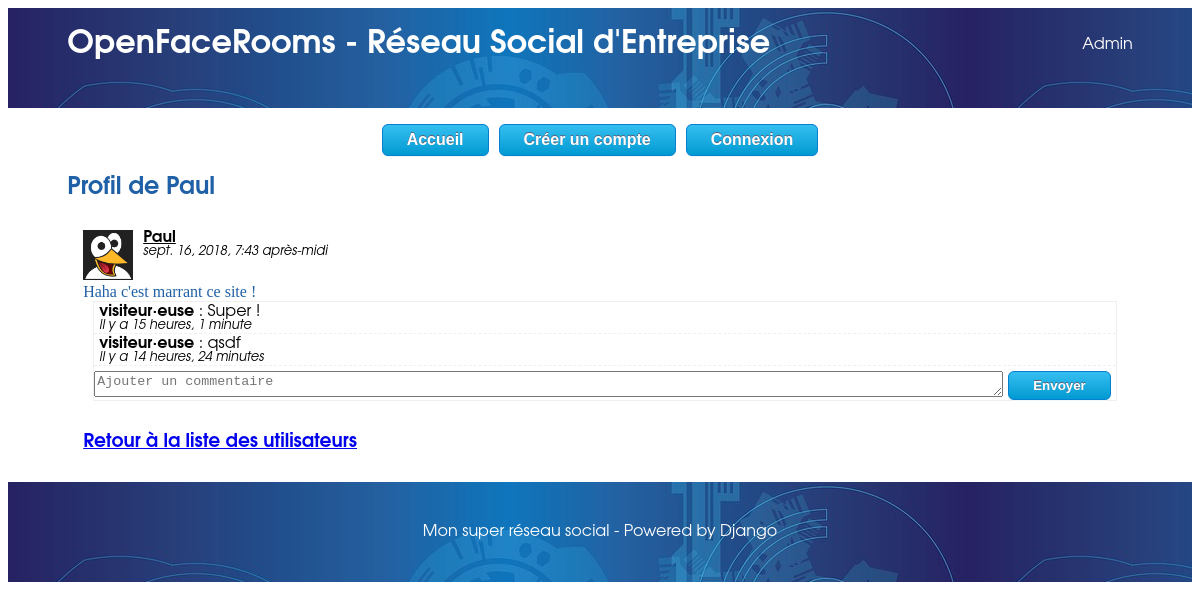
/utilisateur/1, run on an earlier commit of the app's database.
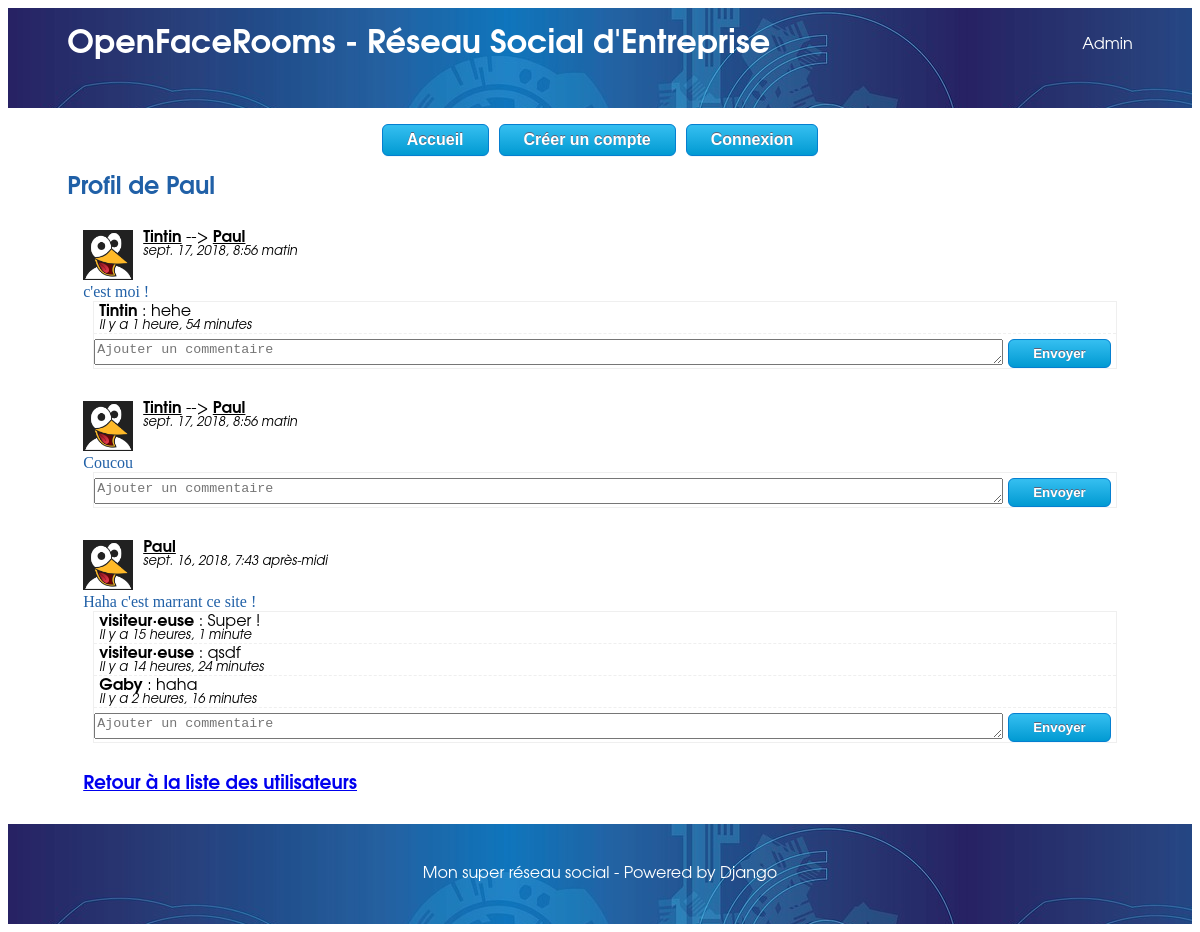
And on a later commit of the database.
### social/models.py (models this page shows, shortened)
class Statut(models.Model):
    texte = models.TextField()
    date = models.DateTimeField(verbose_name="Date de parution",
                                auto_now_add=True, auto_now=False)
    auteur = models.ForeignKey(Profil,
        on_delete=models.CASCADE,
        related_name = "auteur")

class Profil(models.Model):
    user = models.OneToOneField(User, on_delete=models.CASCADE)
    avatar = models.ImageField(null=True, blank=True, upload_to="avatars/")
    statut = models.CharField(max_length=50, blank=True)

class Commentaire(models.Model):
    texte = models.TextField()
    date = models.DateTimeField(verbose_name="Date de parution",
                                auto_now_add=True, auto_now=False)
    auteur = models.ForeignKey(Profil,
        on_delete=models.CASCADE,
        related_name = "commentateur")
    statut = models.ForeignKey('Statut', on_delete=models.CASCADE, related_name = "commentaire")

class Message(Statut):
    destinataire = models.ForeignKey(Profil,
        on_delete=models.CASCADE,
        related_name = "destinataire")

### social/views.py (the view)
# urls.py: re_path(r'^utilisateur/(?P<profile_id>\d+)$', views.profile, name="social_profile"),
def profile(request, profile_id):
    if request.method == "POST" and "nouveau_commentaire" in request.POST:
        comment_form = CommentForm(request.POST)
        if comment_form.is_valid():
            texte = comment_form.cleaned_data['texte']
            statut_id = comment_form.cleaned_data['statut_id']
            statut = Statut.objects.get(id=statut_id)
            try:
                auteur = Profil.objects.get(user=request.user)
            except(ObjectDoesNotExist, TypeError): #typeerror si anonymous user ==> voir meilleur moyen de le tester
                visiteur = User.objects.get_or_create(username="visiteur·euse")[0]
                auteur = Profil.objects.get_or_create(user=visiteur, statut="Non cadre")[0]
            commentaire = Commentaire(texte=texte, auteur=auteur, statut=statut)
            commentaire.save()
            comment_form = CommentForm()
    else:
        comment_form = CommentForm()
    if request.method == "POST" and "nouveau_statut" in request.POST:
        message_form = NewStatutForm(request.POST)
        if message_form.is_valid():
            texte = message_form.cleaned_data['texte']
            active_user = request.user
            auteur = Profil.objects.get(user=active_user)
            if auteur.id == int(profile_id): #on vérifie si il poste sur son propre mur ou celui d'un autre
                statut = Statut(texte=texte, auteur=auteur)
                statut.save()
            else:
                destinataire = Profil.objects.get(id=profile_id)
                message = Message(texte=texte, auteur=auteur, destinataire=destinataire)
                message.save()
            message_form = NewStatutForm()
    else:
        message_form = NewStatutForm()
    statuts = Statut.objects.filter(
            (Q(auteur_id = profile_id) & Q(message__destinataire_id = None) ) #Statut posté par l'utilisateur sur son propre mur
            | Q(message__destinataire_id = profile_id) #Statuts postés par d'autres utilisateurs son sur mur
        ).order_by('-date')
    username = Profil.objects.get(id=profile_id).user.username
    avatar = Profil.objects.get(id=profile_id).avatar
    return render(request, 'social/profile.html', locals())

### social/forms.py
class CommentForm(forms.Form):
    texte = forms.CharField(
        label='',
        max_length=1000,
        widget=forms.Textarea(attrs={'min-width':"100%", 'rows': "1", 'placeholder':'Ajouter un commentaire'}))
    statut_id = forms.CharField(widget=forms.HiddenInput())

class NewStatutForm(forms.Form):
    texte = forms.CharField(
        label='',
        max_length=1000,
        widget=forms.Textarea(attrs={'min-width':"100%", 'rows': "1", 'placeholder':'Des choses intéressantes à dire ? '}))

### social/templates/social/profile.html (shortened to what this page needs)
{% extends "base.html" %}
{% block content %}
    {% load static %}
    <h2>Profil de {{ username }} </h2>
    {% if statuts %}
        <section>
        {% for statut in statuts %}
            <div class="statut">
                <div class="ligne_avatar">
                    <p class="avatar">
                        {% if not statut.auteur.avatar %}
                            <img src="{% static 'img/user_neutral.png' %}" alt="avatar utilisateur" width="50px">
                        {% else %}
                            <img src="{{ statut.auteur.avatar.url }}" alt="avatar utilisateur" width="50px">
                        {% endif %}
                    </p>
                    <div class="info_statut">
                        <p>
                            <span class="auteur">{{ statut.auteur.user.username }}</span>
                            {% if statut.message.destinataire  %}
                                --> <span class="auteur"> {{ statut.message.destinataire.user.username }}</span>
                            {% endif %}
                        </p>
                        <p class= "dateheure">
                            {{ statut.date }}
                        </p>
                    </div>
                </div>
                <p class="texte_statut"> {{statut.texte }}</p>
                <div class="zone_commentaires">
                    {% for commentaire in statut.commentaire.all %}
                        <div class = "commentaire">
                            <p><span class="commentateur">{{ commentaire.auteur.user.username }}</span> : {{ commentaire.texte }}</p>
                            <p class="dateheure">Il y a {{ commentaire.date|timesince }}</p>
                        </div>
                    {%endfor %}
                    <form action="" method="post" class="form-inline">
                        {{ comment_form }}
                        <input type="submit" value="Envoyer" name="nouveau_commentaire" class="myButton"/>
                    </form>
                </div>
            </div>
        {% endfor %}
        </section>
    {% else %}
        <section>
            <p>Le mur de cet utilisateur est vide !</p>
        </section>
    {% endif %}
    <section>
        <h3><a href="{% url 'social_utilisateurs' %}">Retour à la liste des utilisateurs</a></h3>
    </section>
{% endblock %}

### templates/base.html (shortened to what this page needs)
<!DOCTYPE html>
<html lang='fr'>
<head>
  {% load static %}
  <link rel="stylesheet" type="text/css"  href="{% static 'css/style.css' %}" />
</head>
<body>
  <header>
    <div class="inside flex_header">
      <h1><a href="{% url 'social_utilisateurs' %}">OpenFaceRooms - Réseau Social d'Entreprise</a></h1>
      <a href="{% url 'admin:index' %}">Admin</a>
    </div>
  </header>
  <nav class="inside">
    <ul>
      <li class=myButton><a href="{% url 'social_utilisateurs' %}">Accueil</a></li>
      <li class=myButton><a href="{% url 'registration' %}">Créer un compte</a></li>
      {% if user.is_authenticated and user.profil.id %}
        <li class=myButton><a href="{% url 'social_profile' user.profil.id %}">Mon profil</a></li>
        <li class=myButton><a href="{% url 'deconnexion' %}">Déconnexion</a></li>
      {% else %}
        <li class=myButton><a href="{% url 'connexion' %}">Connexion</a></li>
      {% endif %}
    </ul>
  </nav>
  <div class="inside">
    {% block content %}{% endblock %}
  </div>
  <footer>
    <p class="inside">Mon super réseau social - Powered by Django</p>
  </footer>
</body>

### static/css/style.css (style rules this page uses)
body { font-family: Avantgarde, TeX Gyre Adventor, URW Gothic L, sans-serif; }
header { color:#fff; background-image: url("../img/header.jpg"); min-height: 100px; }
header a { color:#fff; text-decoration: none; }
.inside { width:90%; max-width: 1100px; margin:auto; }
.flex_header { display:flex; align-items: center; justify-content: space-between; }
h2 { color:#2060a7; }
p { margin:0; }
nav ul { display:flex; justify-content: center; }
nav li { display:inline; }
footer { background-image: url("../img/header.jpg"); color:#fff; min-height: 100px; display:flex; margin-top: 2em; }
footer p { text-align: center; }
ul { padding:0; }
li { margin:5px; margin-right: 0; }
.auteur { font-weight: bold; text-decoration: underline; }
.dateheure { font-style: italic; font-size: small; }
.statut { margin: 2em 0; }
.ligne_avatar { display:flex; }
.info_statut { margin-left: 10px; }
.texte_statut { color:#2060a7; font-family: Comic Sans MS, Comic Sans, cursive; }
.zone_commentaires { margin-left:10px; border: solid 1px #efefef; }
.commentaire { border-bottom: dashed 1px #efefef; padding:2px 5px; }
.commentateur { font-weight: bold; }
.form-inline { width: 100%; }
textarea { height:20px; width:90%; }
form { display:flex; justify-content: space-between; padding-top: 5px; }
section { margin: 1em; }
.myButton { -moz-box-shadow: 0px 1px 0px 0px #f0f7fa; -webkit-box-shadow: 0px 1px 0px 0px #f0f7fa; box-shadow: 0px 1px 0px 0px #f0f7fa; background:-webkit-gradient(linear, left top, left bottom, color-stop(0.05, #33bdef), color-stop(1, #019ad2)); background:-moz-linear-gradient(top, #33bdef 5%, #019ad2 100%); background:-webkit-linear-gradient(top, #33bdef 5%, #019ad2 100%); background:-o-linear-gradient(top, #33bdef 5%, #019ad2 100%); background:-ms-linear-gradient(top, #33bdef 5%, #019ad2 100%); background:linear-gradient(to bottom, #33bdef 5%, #019ad2 100%); filter:progid:DXImageTransform.Microsoft.gradient(startColorstr='#33bdef', endColorstr='#019ad2',GradientType=0); background-color:#33bdef; -moz-border-radius:6px; -webkit-border-radius:6px; border-radius:6px; border:1px solid #057fd0; display:inline-block; cursor:pointer; color:#ffffff; font-family:Arial; font-size:12 px; font-weight:bold; padding:6px 24px; text-decoration:none; text-shadow:0px -1px 0px #5b6178; margin: 0px 5px; }
.myButton a { text-decoration: none; color:#fff; }

What changed in the data, as far as the page shows it:
added Statut: auteur.user.username "Tintin", message.destinataire.user.username "Paul", date "sept. 17, 2018, 8:56 matin", texte "c'est moi !"
added Commentaire: auteur.user.username "Tintin", texte "hehe", date "1 heure, 54 minutes"
added Statut: auteur.user.username "Tintin", message.destinataire.user.username "Paul", date "sept. 17, 2018, 8:56 matin", texte "Coucou"
added Commentaire: auteur.user.username "Gaby", texte "haha", date "2 heures, 16 minutes", shown under Statut "Haha c'est marrant ce site !"
